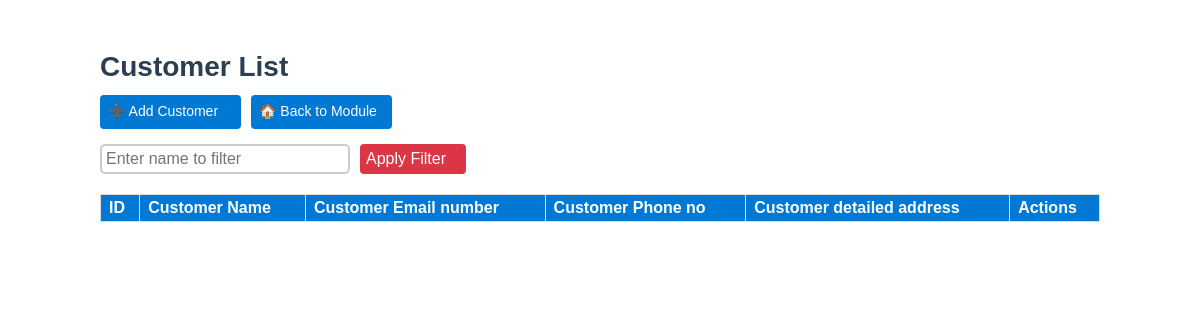
The app's page /construction-department/customer/, older data.
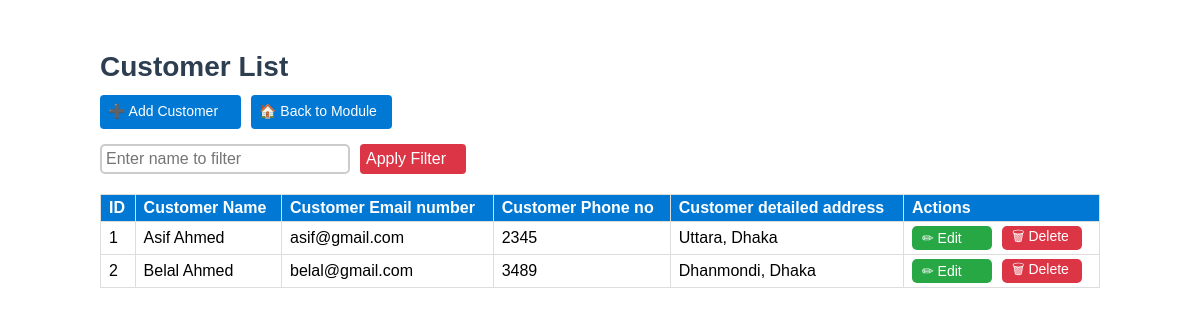
The same page, newer data.
### customer/models.py (models this page shows, shortened)
class Customer(models.Model):
    customer_name = models.CharField(max_length=255)
    customer_email = models.EmailField(unique=True)
    customer_phone = models.CharField(max_length=15, unique=True)
    customer_address = models.TextField(blank=True, null=True)
    created_at = models.DateTimeField(auto_now_add=True)  # Timestamp for when customer was added
    updated_at = models.DateTimeField(auto_now=True)  # Timestamp for last update

### customer/views.py (the view)
# urls.py: path("", customer_list, name="customer_list"),
def customer_list(request):
    query = request.GET.get("search", "")
    customers = Customer.objects.filter(customer_name__icontains=query) if query else Customer.objects.all()
    return render(request, 'customer/customer_list.html', {'customers': customers, 'search_query': query})

### customer/templates/customer/customer_list.html (shortened to what this page needs)
{% block content %}
<div class="form-container">
    <h2>Customer List</h2>
    <div class="nav-buttons">
        <a href="{% url 'customer_create' %}" class="nav-button">➕ Add Customer</a>
        <a href="{% url 'construction_department' %}" class="nav-button">🏠 Back to Module</a>
    </div>
    <div class="filter-container">
        <input type="text" id="filterName" class="filter-box" placeholder="Enter name to filter">
        <button onclick="applyFilter()" class="apply-button">Apply Filter</button>
    </div>
    <table>
        <thead>
            <tr>
                <th>ID</th>
                <th>Customer Name</th>
                <th>Customer Email number</th>
                <th>Customer Phone no</th>
                <th>Customer detailed address</th>
                <th>Actions</th>
            </tr>
        </thead>
        <tbody>
            {% for customer in customers %}
            <tr>
                <td>{{ customer.id }}</td>
                <td class="name">{{ customer.customer_name }}</td>
                <td>{{ customer.customer_email }}</td>
                <td>{{ customer.customer_phone }}</td>
                <td>{{ customer.customer_address }}</td>
                <td>
                    <div class="action-buttons">
                        <a href="{% url 'customer_edit' customer.id %}" class="action-button edit">✏ Edit</a>
                        <a href="{% url 'customer_delete' customer.id %}" class="action-button delete">🗑 Delete</a>
                    </div>
                </td>
            </tr>
            {% endfor %}
        </tbody>
    </table>
</div>
{% endblock %}

### customer/templates/customer/customer_list.html (style rules this page uses)
.form-container { max-width: 1000px; margin: 0 auto; padding: 20px; background: white; border-radius: 5px; box-shadow: none; }
body, th, td, input, a, .nav-button, .filter-box, .apply-button, .action-button { font-family: "Trebuchet MS", sans-serif; }
h2 { text-align: left; color: #2c3e50; margin-bottom: 12px; font-size: 28px; }
table { width: 100%; border-collapse: collapse; margin-top: 20px; }
th, td { border: 1px solid #ddd; padding: 4px 8px; text-align: left; height: 18px; }
th { background-color: #0078D4; color: white; }
.nav-buttons { display: flex; gap: 10px; margin-bottom: 15px; }
.nav-button { background: #0078D4; color: white; padding: 8px; border-radius: 4px; text-decoration: none; width: 125px; height: 18px; font-size: 14px; }
.filter-container { display: flex; gap: 10px; margin-bottom: 15px; }
.filter-box { width: 25%; padding: 4px; font-size: 16px; border-radius: 5px; border: 2px solid #ccc; }
.apply-button { width: 106px; background: #dc3545; color: white; padding: 6px; border-radius: 4px; font-size: 16px; border: none; cursor: pointer; text-align: left; }
.action-buttons { display: flex; gap: 10px; align-items: center; }
.action-button { width: 60px; height: 4px; padding: 10px; display: flex; align-items: center; justify-content: left; text-decoration: none; font-size: 14px; border-radius: 5px; }
.action-button.edit { background: #28a745; color: white; }
.action-button.delete { background: #dc3545; color: white; }

Row changes from the older to the newer data that the page shows:
added Customer: id "1", customer_name "Asif Ahmed", customer_email "asif@gmail.com", customer_phone "2345", customer_address "Uttara, Dhaka"
added Customer: id "2", customer_name "Belal Ahmed", customer_email "belal@gmail.com", customer_phone "3489", customer_address "Dhanmondi, Dhaka"
